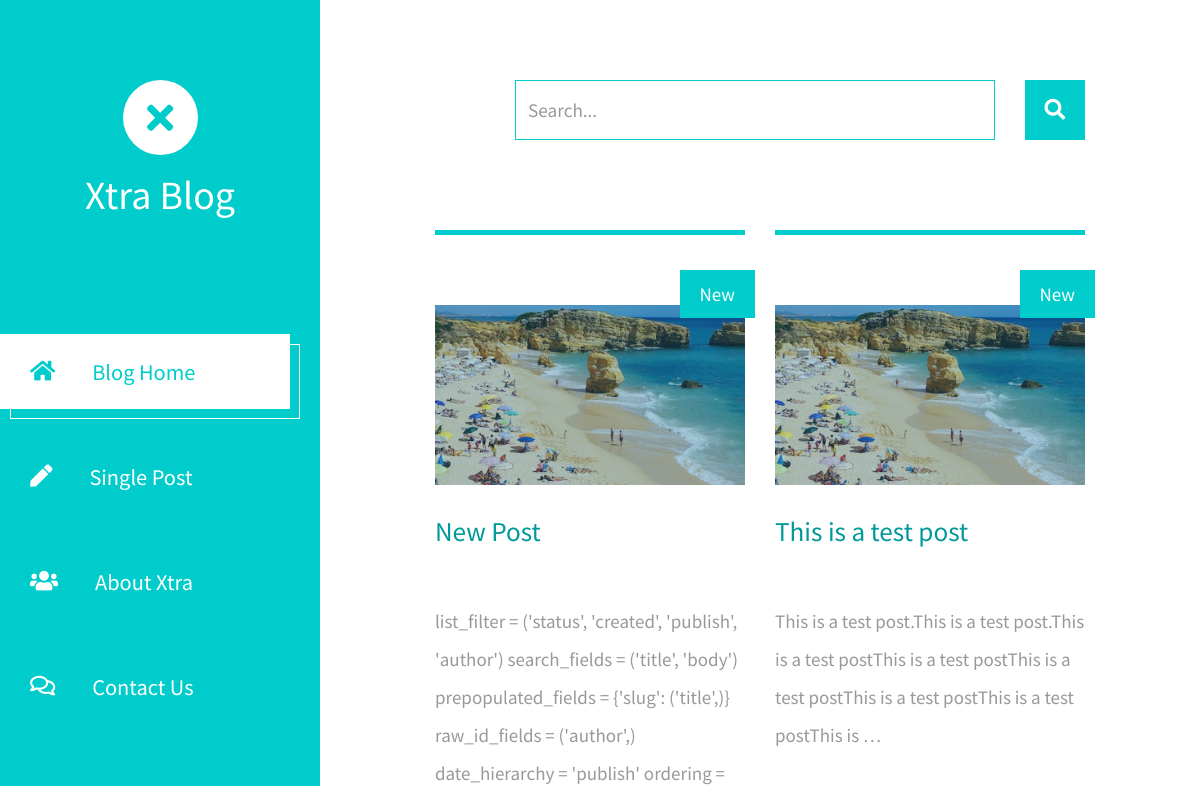
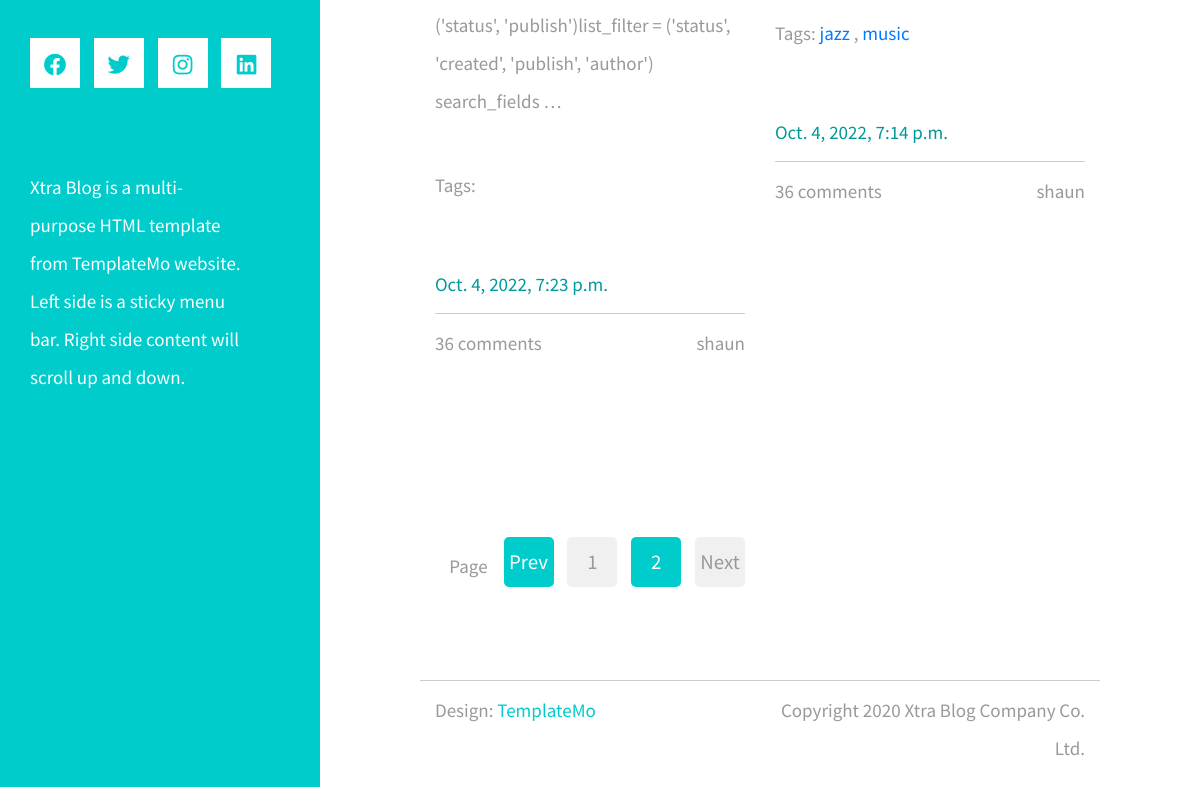
Before: /?page=2 with the older database file (2 pictures, top to bottom).
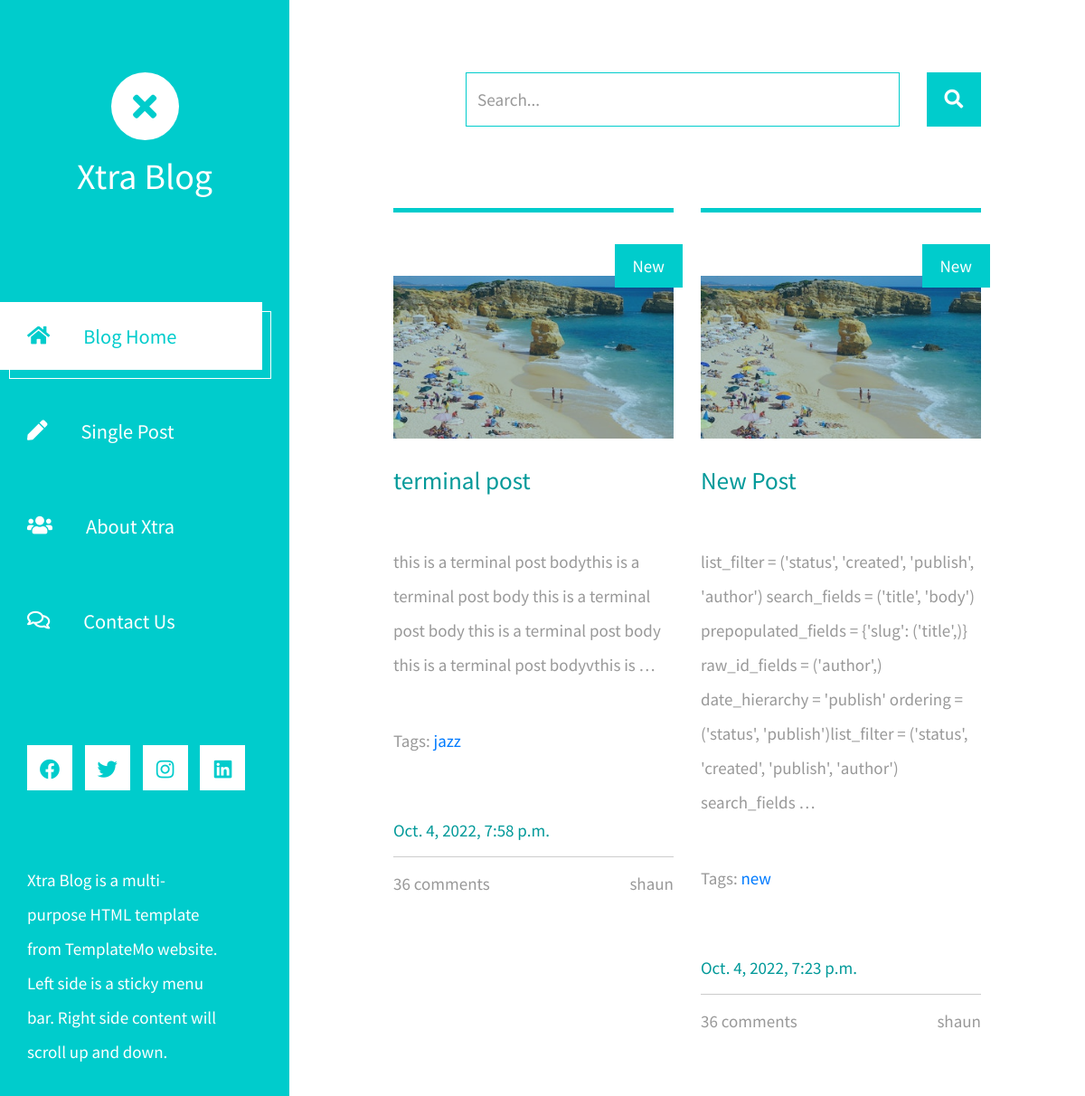
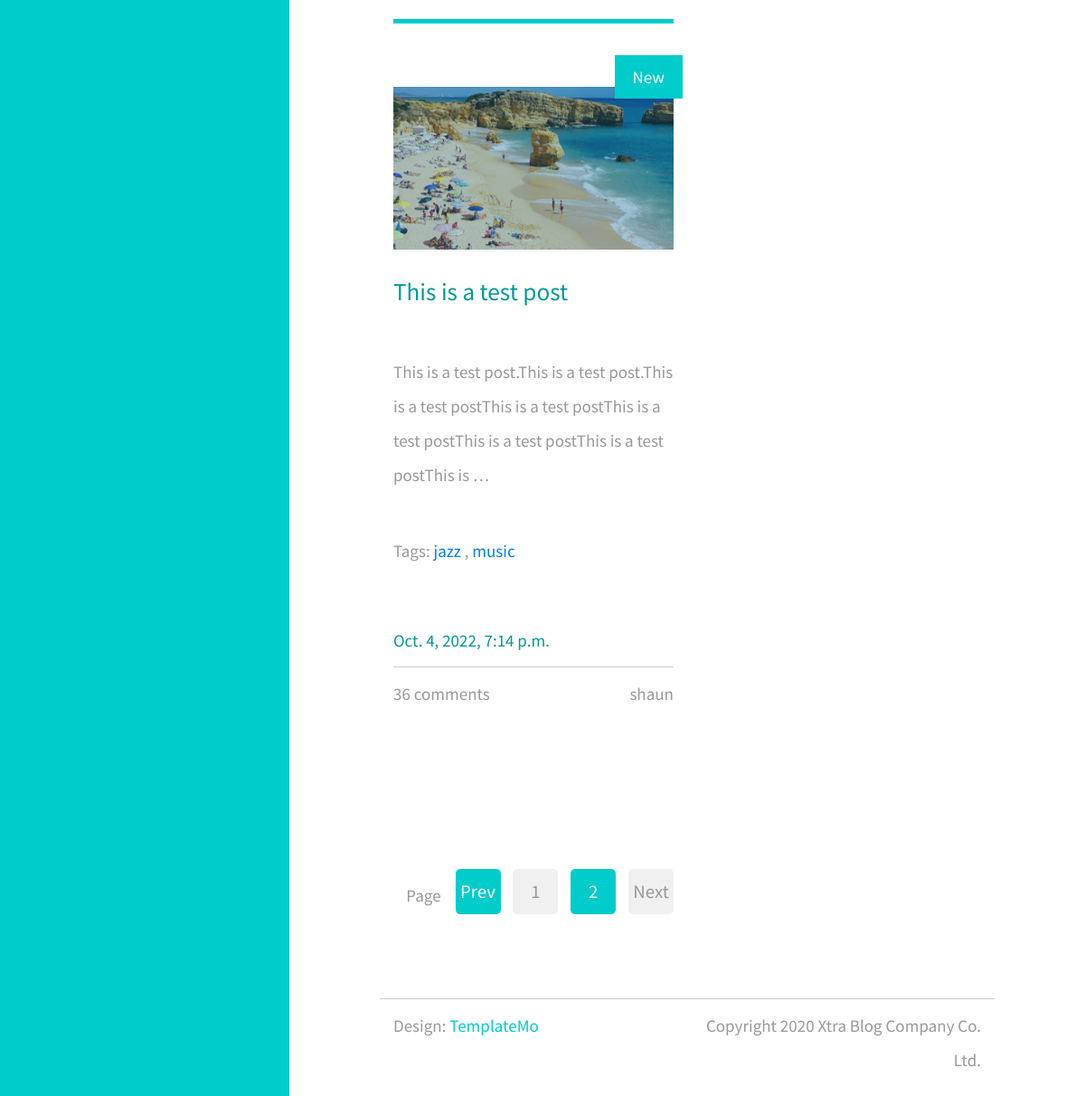
After: the same page with the newer database file (2 pictures, top to bottom).
### blog/models.py (models this page shows, shortened)
class Post(models.Model):
    objects = models.Manager()
    published = PublishedManager()
    STATUS_CHOICES= (
        ('draft','Draft'),
        ('published','Published'),
    )
    title = models.CharField(max_length=250)
    slug = models.SlugField(max_length=250, unique_for_date='publish')
    author = models.ForeignKey(User, on_delete=models.CASCADE,
                        related_name='blog_posts')
    body = models.TextField()
    publish = models.DateTimeField(default=timezone.now)
    created = models.DateTimeField(auto_now_add=True)
    status = models.CharField(max_length=10, choices=STATUS_CHOICES,
        default='draft')
    tags = TaggableManager()
    def get_absolute_url(self):
        return reverse('blog:post_detail',
                       args=[self.publish.year,
                             self.publish.month,
                             self.publish.day,self.slug
                             ]
                       )
    class Meta:
        ordering = ('-publish',)

### blog/views.py (the view)
# urls.py: path('',views.home,name='post_list'),
def home(request, tag_slug=None):
    posts = Post.published.all()
    tag = None
    query = ''
    if request.GET.get('query'):
        query = request.GET.get('query')
    if tag_slug:
        tag = get_object_or_404(Tag, slug=tag_slug)
        posts = posts.filter(tags__in = [tag])
    else:
        if query:
            tag = get_object_or_404(Tag, slug=query)
            posts = posts.filter(Q(title__icontains=query) | Q(body__icontains=query) | Q(tags__in=[tag]))
        else:
            posts = Post.published.all()
    paginator = Paginator(posts,4)
    page = request.GET.get('page')
    try:
        posts = paginator.page(page)
    except PageNotAnInteger:
        posts = paginator.page(1)
    except EmptyPage:
        posts = paginator.page(paginator.num_pages)
    context = {
        'posts': posts,
        'page' : page,
        'tag'  : tag,
        'query': query,
    }
    return render(request,'home.html',context)

### blog/models.py (called while the page is built)
    def get_queryset(self):
        return super(PublishedManager,self).get_queryset().filter(status='published')

### templates/home.html
{% extends 'base.html' %}
{% load static %}
{% block content %}
            <div class="row tm-row">
                {% for post in posts %}
                <article class="col-12 col-md-6 tm-post">
                    <hr class="tm-hr-primary">
                    <a href="{{post.get_absolute_url}}" class="effect-lily tm-post-link tm-pt-60">
                        <div class="tm-post-link-inner">
                            <img src="{% static 'img/img-01.jpg' %}" alt="Image" class="img-fluid">
                        </div>
                        <span class="position-absolute tm-new-badge">New</span>
                        <h2 class="tm-pt-30 tm-color-primary tm-post-title">{{post.title}}</h2>
                    </a>
                    <p class="tm-pt-30">
                        {{post.body |truncatewords:30|linebreaks}}
                    </p>
                    <p class="tm-pt-30">
                        Tags:
                        {% for tag in post.tags.all %}
                        <a href="{% url 'blog:post_list_by_tag' tag.slug %}">
                            {{ tag.name }}
                        </a>
                        {% if not forloop.last %}, {% endif %}
                        {% endfor %}
                    </p>
                    <div class="d-flex justify-content-between tm-pt-45">
                        <span class="tm-color-primary">{{post.publish}}</span>
                    </div>
                    <hr>
                    <div class="d-flex justify-content-between">
                        <span>36 comments</span>
                        <span>{{post.author}}</span>
                    </div>
                </article>
                {% endfor %}
            </div>
          {% endblock %}

### templates/base.html (shortened to what this page needs)
{% load static %}
<!DOCTYPE html>
<html lang="en">
<head>
	<link rel="stylesheet" href="{% static 'fontawesome/css/all.min.css' %}">
    <link href="{% static 'css/bootstrap.min.css' %}" rel="stylesheet">
    <link href="{% static 'css/templatemo-xtra-blog.css' %}" rel="stylesheet">
</head>
<body>
{% include 'includes/navbar.html' %}
    <div class="container-fluid">
        <main class="tm-main">
            <div class="row tm-row">
                   {% include 'includes/searchbar.html' %}
            </div>
            {% block content %}
            {% endblock %}
            {% include 'includes/footer.html' %}
        </main>
    </div>
</body>
</html>

### templates/includes/navbar.html (shortened to what this page needs)
{% load static %}
<header class="tm-header" id="tm-header">
    <div class="tm-header-wrapper">
        <div class="tm-site-header">
            <div class="mb-3 mx-auto tm-site-logo"><i class="fas fa-times fa-2x"></i></div>
            <h1 class="text-center">Xtra Blog</h1>
        </div>
        <nav class="tm-nav" id="tm-nav">
            <ul>
                <li class="tm-nav-item active"><a href="index.html" class="tm-nav-link">
                    <i class="fas fa-home"></i>
                    Blog Home
                </a></li>
                <li class="tm-nav-item"><a href="post.html" class="tm-nav-link">
                    <i class="fas fa-pen"></i>
                    Single Post
                </a></li>
                <li class="tm-nav-item"><a href="about.html" class="tm-nav-link">
                    <i class="fas fa-users"></i>
                    About Xtra
                </a></li>
                <li class="tm-nav-item"><a href="contact.html" class="tm-nav-link">
                    <i class="far fa-comments"></i>
                    Contact Us
                </a></li>
            </ul>
        </nav>
        <div class="tm-mb-65">
            <a rel="nofollow" href="https://fb.com/templatemo" class="tm-social-link">
                <i class="fab fa-facebook tm-social-icon"></i>
            </a>
            <a href="https://twitter.com" class="tm-social-link">
                <i class="fab fa-twitter tm-social-icon"></i>
            </a>
            <a href="https://instagram.com" class="tm-social-link">
                <i class="fab fa-instagram tm-social-icon"></i>
            </a>
            <a href="https://linkedin.com" class="tm-social-link">
                <i class="fab fa-linkedin tm-social-icon"></i>
            </a>
        </div>
        <p class="tm-mb-80 pr-5 text-white">
            Xtra Blog is a multi-purpose HTML template from TemplateMo website. Left side is a sticky menu bar. Right side content will scroll up and down.
        </p>
    </div>
</header>

### templates/includes/searchbar.html
{% load static %}
<div class="col-12">
    <form method="GET" class="form-inline tm-mb-80 tm-search-form" action="{% url 'blog:post_list' %}">
        <input class="form-control tm-search-input" name="query" type="text" value="{{query}}" placeholder="Search..." aria-label="Search">
        <button class="tm-search-button" type="submit">
            <i class="fas fa-search tm-search-icon" aria-hidden="true"></i>
        </button>
    </form>
</div>

### templates/includes/footer.html
{% load static %}
<div class="row tm-row tm-mt-100 tm-mb-75">
    <div class="tm-paging-wrapper">
        <span class="d-inline-block mr-3">Page</span>
        <nav class="tm-paging-nav d-inline-block">
            {% if posts.has_other_pages %}
            <ul>
                {% if posts.has_previous %}
                <li class="tm-paging-item active">
                    <a href="?page={{ users.previous_page_number }}" class="mb-2 tm-btn tm-paging-link">Prev</a>
                </li>
                {% else %}
                <li class="tm-paging-item active">
                    <a  class="mb-2 tm-btn tm-paging-link disabled">Prev</a>
                </li>
                {% endif %}
                {% for i in posts.paginator.page_range %}
                {% if posts.number == i %}
                <li class="tm-paging-item active">
                    <a href="#" class="mb-2 tm-btn tm-paging-link">{{i}}</a>
                </li>
                {% else %}
                <li class="tm-paging-item">
                    <a href="?page={{ i }}" class="mb-2 tm-btn tm-paging-link">{{i}}</a>
                </li>
                {% endif %}
                {% endfor %}
                {% if posts.has_next %}
                <li class="tm-paging-item">
                    <a href="?page={{ posts.next_page_number }}" class="mb-2 tm-btn tm-paging-link">Next</a>
                </li>
                {% else %}
                <li class="tm-paging-item">
                    <a href="#" class="mb-2 tm-btn tm-paging-link disabled">Next</a>
                </li>
                {% endif %}
            </ul>
            {% endif %}
        </nav>
    </div>
</div>
<footer class="row tm-row">
    <hr class="col-12">
    <div class="col-md-6 col-12 tm-color-gray">
        Design: <a rel="nofollow" target="_parent" href="https://templatemo.com" class="tm-external-link">TemplateMo</a>
    </div>
    <div class="col-md-6 col-12 tm-color-gray tm-copyright">
        Copyright 2020 Xtra Blog Company Co. Ltd.
    </div>
</footer>

Changed rows visible on the page:
now on this page (row edited): Post: title "terminal post", body "this is a terminal post bodythis is a terminal post body this is a terminal post body this is a terminal post body this is a terminal post bodyvthis is …", publish "Oct. 4, 2022, 7:58 p.m.", author "shaun", Tag (name "jazz")
added Tag: name "new", shown under Post "New Post"
